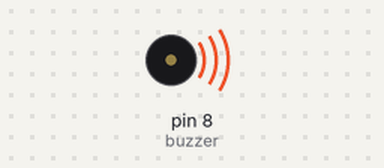
The sketch below on a simulated Arduino Uno, built with avr-gcc and run on an emulated ATmega328P. Parts: buzzer (waves = sounding).

Above: at 3.6 s.
At 6.3 s:
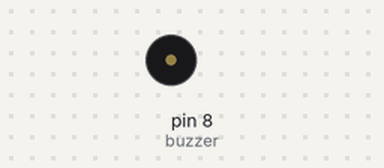
Timing chart, 0 to 7.8 s (numbered marks = the images above):
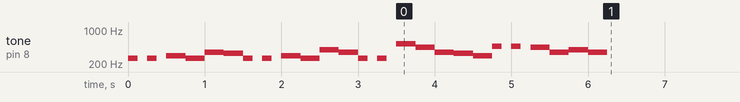

The sketch:

HappyBirthdayBuzzer.ino.ino
```cpp
// Happy Birthday Song on Buzzer
int buzzer = 8;

// Notes of Happy Birthday (in Hz)
int melody[] = {
  262, 262, 294, 262, 349, 330,  // Happy Birthday to You
  262, 262, 294, 262, 392, 349,  // Happy Birthday to You
  262, 262, 523, 440, 349, 330, 294, // Happy Birthday Dear
  466, 466, 440, 349, 392, 349   // Happy Birthday to You
};

// Note durations: 4 = quarter, 8 = eighth, etc.
int noteDurations[] = {
  8, 8, 4, 4, 4, 2,
  8, 8, 4, 4, 4, 2,
  8, 8, 4, 4, 4, 4, 2,
  8, 8, 4, 4, 4, 2
};

void setup() {
  for (int thisNote = 0; thisNote < 25; thisNote++) {
    int duration = 1000 / noteDurations[thisNote];
    tone(buzzer, melody[thisNote], duration);
   // delay(duration * 1.3);
    delay(250);
    noTone(buzzer);
  }
}

void loop() {
  // Nothing here
}
```
